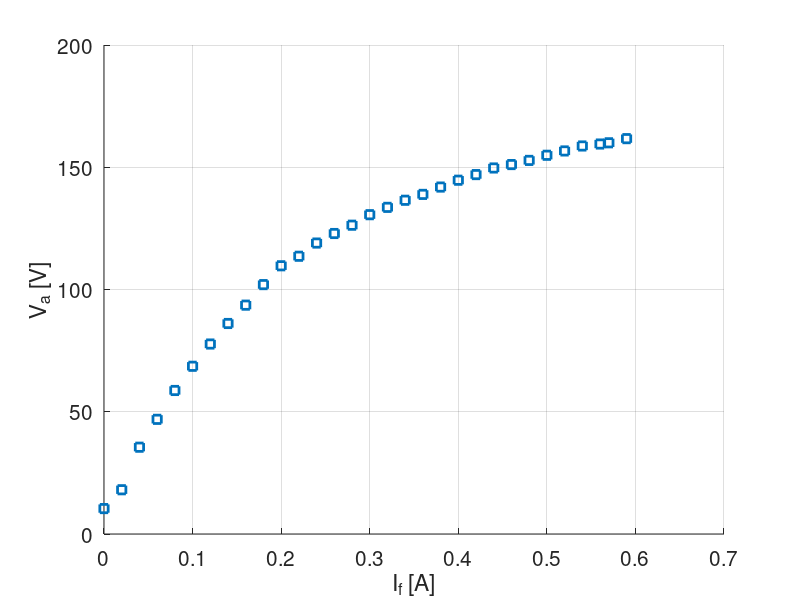

Recreate this plot in MATLAB. (Note: this script raises an error after producing the figure.)
close all
clear all 

% Grafico curva de magnetizacao

figure(1)
hold on
Ifm = [0.59 0.57 0.56 0.54 0.52 0.5 0.48 0.46 0.44 0.42 0.4 0.38 0.36 0.34 0.32 0.3 0.28 0.26 0.24 0.22 0.2 0.18 0.16 0.14 0.12 0.10 0.08 0.06 0.04 0.02 0];
Vam = [161.7 160 159.5 158.7 156.67 154.9 152.8 151.1 149.7 147 144.7 141.9 138.9 136.5 133.6 130.6 126.3 122.9 119 113.6 109.7 102 93.6 86.1 77.7 68.6 58.7 46.9 35.5 18.1 10.4];

plot(Ifm,Vam,'s', 'Linewidth',2)
xlabel('I_{f} [A]', 'fontsize', 15)
ylabel('V_{a} [V]', 'fontsize', 15)
set(gca,'fontsize',15, 'ygrid', 'on', 'xgrid', 'on'); 

%Linearização da região linear

I = [0.10 0.08 0.06 0.04 0.02];
V = [68.6 58.7 46.9 35.5 18.1];
coef = linear_regression(I,V,'verbose')

I = 0:0.01:0.2;
V = coef(1)+coef(2)*I;
plot(I,V,'r','Linewidth', 2)
 

print -djpg fig1_s_zero.jpg






 
